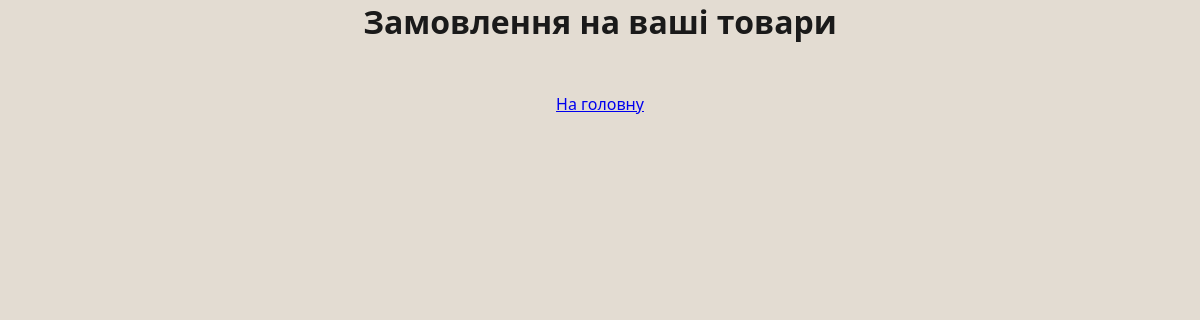
The app's page /admin_orders.php (signed in), older data.
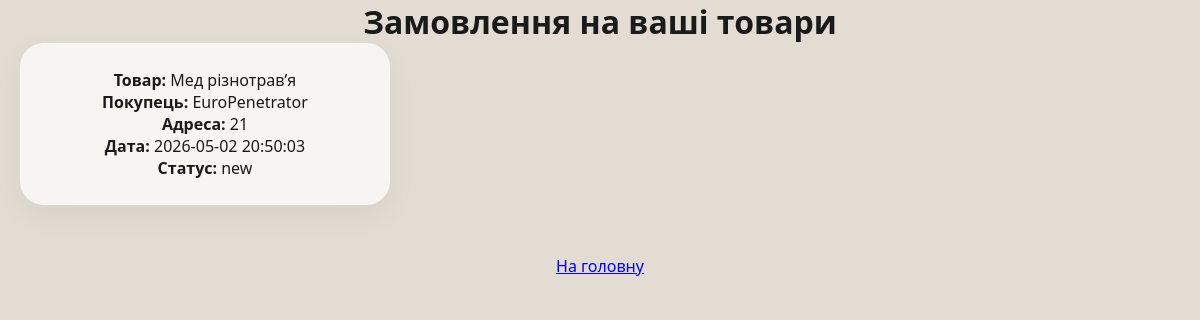
The same page, newer data.
### tables this page shows
CREATE TABLE `orders` (
  `id` int(11) NOT NULL,
  `buyer_id` int(11) NOT NULL,
  `product_id` int(11) NOT NULL,
  `address` text NOT NULL,
  `status` enum('new','processing','completed') DEFAULT 'new',
  `created_at` timestamp NOT NULL DEFAULT current_timestamp()
);

CREATE TABLE `products` (
  `id` int(11) NOT NULL,
  `seller_id` int(11) DEFAULT NULL,
  `title` varchar(255) DEFAULT NULL,
  `description` text DEFAULT NULL,
  `price` decimal(10,2) DEFAULT NULL,
  `image_path` varchar(255) DEFAULT NULL
);

CREATE TABLE `users` (
  `id` int(11) NOT NULL,
  `name` varchar(100) DEFAULT NULL,
  `email` varchar(100) DEFAULT NULL,
  `password` varchar(255) DEFAULT NULL,
  `role` enum('buyer','seller') DEFAULT NULL
);

### admin_orders.php (the view, shortened to what this page needs)
<?php
require 'config.php';
$stmt = $pdo->prepare("
    SELECT o.*, p.title as product_name, u.name as buyer_name
    FROM orders o
    JOIN products p ON o.product_id = p.id
    JOIN users u ON o.buyer_id = u.id
    WHERE p.seller_id = ?
    ORDER BY o.created_at DESC
");
$stmt->execute([$_SESSION['user_id']]);
$orders = $stmt->fetchAll();
?>
<!DOCTYPE html>
<html lang="uk">
<head>
    <link rel="stylesheet" href="style.css">
</head>
<body>
    <h1>Замовлення на ваші товари</h1>
    <div class="products-container">
        <?php foreach ($orders as $order): ?>
            <div class="card">
                <p><strong>Товар:</strong> <?php echo $order['product_name']; ?></p>
                <p><strong>Покупець:</strong> <?php echo $order['buyer_name']; ?></p>
                <p><strong>Адреса:</strong> <?php echo $order['address']; ?></p>
                <p><strong>Дата:</strong> <?php echo $order['created_at']; ?></p>
                <p><strong>Статус:</strong> <span class="badge"><?php echo $order['status']; ?></span></p>
            </div>
        <?php endforeach; ?>
    </div>
    <a href="index.php">На головну</a>
</body>
</html>

### style.css (style rules this page uses)
* { box-sizing: border-box; margin: 0; padding: 0; font-family: 'Segoe UI', Roboto, Helvetica, Arial, sans-serif; }
body { background-color: #e3dcd2; color: #1a1a1a; min-height: 100vh; padding: 0; display: flex; flex-direction: column; align-items: center; overflow-x: hidden; }
.products-container { display: grid; grid-template-columns: repeat(auto-fill, minmax(280px, 1fr)); gap: 25px; width: 100%; max-width: 1200px; padding: 0 20px 50px; }
.card { background: rgba(255, 255, 255, 0.7); backdrop-filter: blur(10px); -webkit-backdrop-filter: blur(10px); border: 1px solid rgba(255, 255, 255, 0.3); border-radius: 24px; padding: 25px; text-align: center; box-shadow: 0 10px 30px rgba(0,0,0,0.05); transition: transform 0.3s ease, box-shadow 0.3s ease; }

Row changes from the older to the newer data that the page shows:
added orders: product.title "Мед різнотрав’я", buyer.name "EuroPenetrator", address "21", created_at "2026-05-02 20:50:03", status "new"
